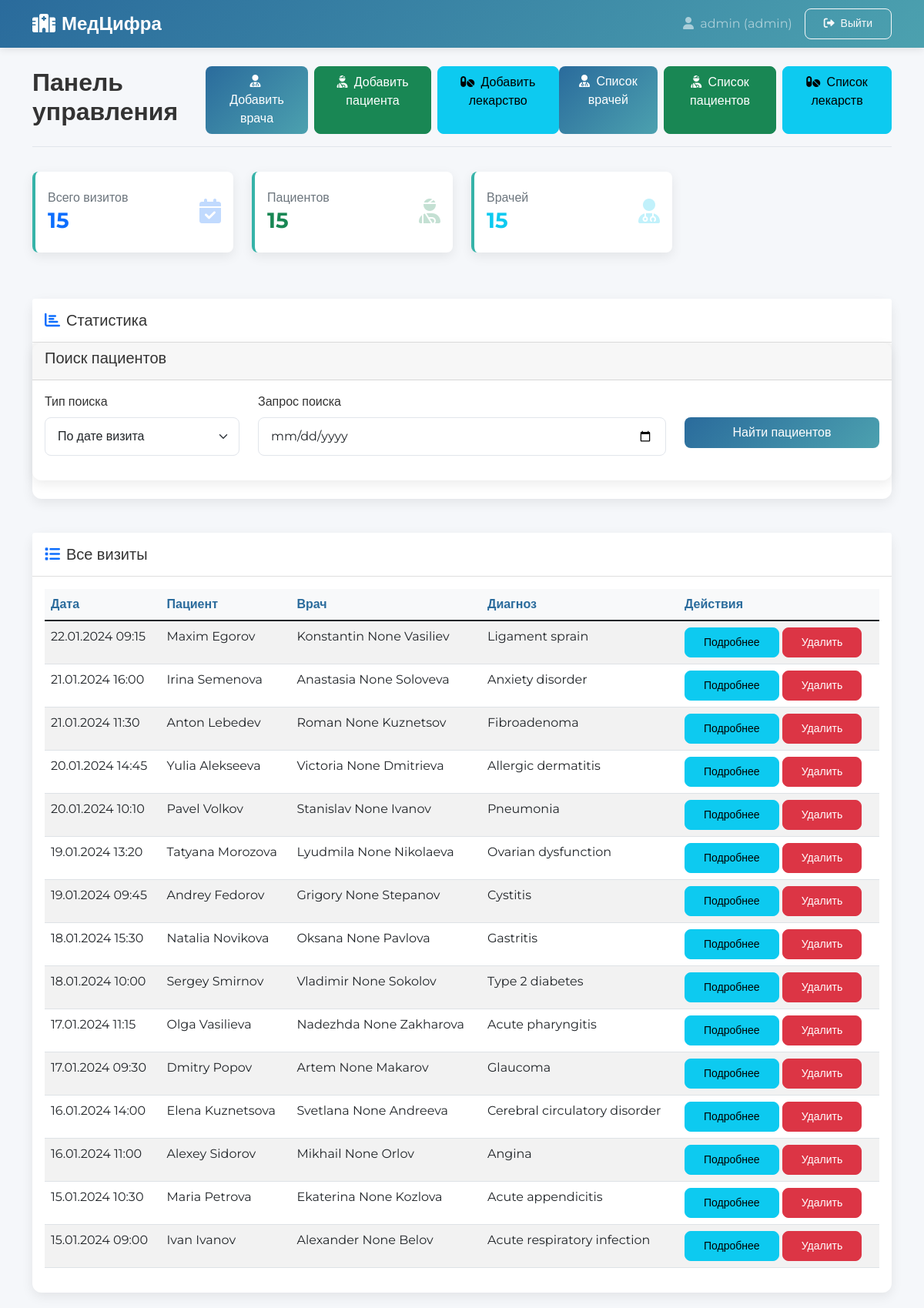
Screenshot of /admin/dashboard (signed in) with the database file from the repository.
### models.py (models this page shows)
class Admin(db.Model):
    __tablename__ = "admins"
    id = db.Column(db.Integer, primary_key=True)
    login = db.Column(db.String(50), unique=True, nullable=False)
    password_hash = db.Column(db.String(255), nullable=False)
    created_at = db.Column(db.DateTime, default=datetime.utcnow)

class Visit(db.Model):
    __tablename__ = "visits"
    id = db.Column(db.Integer, primary_key=True)
    patient_id = db.Column(
        db.Integer, db.ForeignKey("patients.id", ondelete="CASCADE"), nullable=False
    )
    doctor_id = db.Column(
        db.Integer, db.ForeignKey("doctors.id", ondelete="CASCADE"), nullable=False
    )
    date = db.Column(db.DateTime, nullable=False)
    location = db.Column(db.String(100))
    symptoms = db.Column(db.Text)
    diagnosis = db.Column(db.Text)
    prescriptions = db.Column(db.Text)
    created_at = db.Column(db.DateTime, default=datetime.utcnow)
    patient = db.relationship("Patient", backref="visits", lazy=True)
    doctor = db.relationship("Doctor", backref="visits", lazy=True)

class Patient(db.Model):
    __tablename__ = "patients"
    id = db.Column(db.Integer, primary_key=True)
    first_name = db.Column(db.String(50), nullable=False)
    last_name = db.Column(db.String(50), nullable=False)
    gender = db.Column(String(10), nullable=False)
    date_of_birth = db.Column(db.Date, nullable=False)
    address = db.Column(db.Text)
    login = db.Column(db.String(50), unique=True, nullable=False)
    password_hash = db.Column(db.String(255), nullable=False)
    created_at = db.Column(db.DateTime, default=datetime.utcnow)

class Doctor(db.Model):
    __tablename__ = "doctors"
    id = db.Column(db.Integer, primary_key=True)
    first_name = db.Column(db.String(50), nullable=False)
    middle_name = db.Column(db.String(50))  # изменения для 8 ЛБ
    last_name = db.Column(db.String(50), nullable=False)
    position = db.Column(db.String(100), nullable=False)
    login = db.Column(db.String(50), unique=True, nullable=False)
    password_hash = db.Column(db.String(255), nullable=False)
    phone = db.Column(db.String(20), nullable=True)  # изменения для 8 ЛБ
    created_at = db.Column(db.DateTime, default=datetime.utcnow)

### app.py (the view)
@app.route("/admin/dashboard")
@login_required
def admin_dashboard():
    if current_user.role != "admin":
        flash("Доступ запрещен", "error")
        return redirect(url_for("index"))
    try:
        visits = (
            db.session.query(
                Visit.id,
                Visit.date,
                Visit.location,
                Visit.diagnosis,
                Patient.first_name.label("patient_first_name"),
                Patient.last_name.label("patient_last_name"),
                Doctor.first_name.label("doctor_first_name"),
                Doctor.last_name.label("doctor_last_name"),
                Doctor.middle_name.label("doctor_middle_name"),
            )
            .join(Patient, Visit.patient_id == Patient.id)
            .join(Doctor, Visit.doctor_id == Doctor.id)
            .order_by(Visit.date.desc())
            .all()
        )
        total_visits = Visit.query.count()
        total_patients = Patient.query.count()
        total_doctors = Doctor.query.count()
        return render_template(
            "admin/dashboard.html",
            visits=visits,
            total_visits=total_visits,
            total_patients=total_patients,
            total_doctors=total_doctors,
        )
    except Exception as e:
        flash(f"Ошибка: {str(e)}", "error")
        return render_template("admin/dashboard.html", visits=[])

### app.py (called while the page is built)
@login_manager.user_loader
def load_user(user_id):
    return User.get(user_id)

### models.py (called while the page is built)
    @staticmethod
    def get(user_id):
        try:
            if "_" not in user_id:
                return None
            role, id_str = user_id.split("_", 1)
            user_id_int = int(id_str)
            if role == "admin":
                obj = Admin.query.get(user_id_int)
            elif role == "doctor":
                obj = Doctor.query.get(user_id_int)
            elif role == "patient":
                obj = Patient.query.get(user_id_int)
            else:
                return None
            if obj:
                return User(obj.id, getattr(obj, "login", None), role)
            return None
        except Exception as e:
            print(f"Error loading user: {e}")
            return None

### templates/admin/dashboard.html (shortened to what this page needs)
{% extends "base.html" %}
{% block content %}
<div class="page-header d-flex justify-content-between align-items-center">
    <h2 class="fw-bold">Панель управления</h2>
    <div class="d-flex">
        <a href="{{ url_for('admin_add_doctor') }}" class="btn btn-primary me-2">
            <i class="fas fa-user-md me-1"></i> Добавить врача
        </a>
        <a href="{{ url_for('admin_add_patient') }}" class="btn btn-success me-2">
            <i class="fas fa-user-injured me-1"></i> Добавить пациента
        </a>
        <a href="{{ url_for('admin_add_medicine') }}" class="btn btn-info">
            <i class="fas fa-pills me-1"></i> Добавить лекарство
        </a>
        <a href="{{  url_for('admin_doctors_list') }}" class="btn btn-primary me-2">
            <i class="fas fa-user-md me-1"></i> Список врачей
        </a>
        <a href="{{ url_for('admin_patients_list') }}" class="btn btn-success me-2">
            <i class="fas fa-user-injured me-1"></i> Список пациентов
        </a>
        <a href="{{ url_for('admin_medicines_list') }}" class="btn btn-info">
            <i class="fas fa-pills me-1"></i> Список лекарств
        </a>
    </div>
</div>
<div class="row mb-4">
    <div class="col-md-3 mb-3">
        <div class="card stat-card bg-white">
            <div class="card-body py-4">
                <div class="d-flex align-items-center">
                    <div class="flex-grow-1">
                        <h6 class="card-title text-muted mb-1">Всего визитов</h6>
                        <h3 class="fw-bold mb-0 text-primary">{{ total_visits }}</h3>
                    </div>
                    <div class="flex-shrink-0">
                        <i class="fas fa-calendar-check fa-2x text-primary opacity-25"></i>
                    </div>
                </div>
            </div>
        </div>
    </div>
    <div class="col-md-3 mb-3">
        <div class="card stat-card bg-white">
            <div class="card-body py-4">
                <div class="d-flex align-items-center">
                    <div class="flex-grow-1">
                        <h6 class="card-title text-muted mb-1">Пациентов</h6>
                        <h3 class="fw-bold mb-0 text-success">{{ total_patients }}</h3>
                    </div>
                    <div class="flex-shrink-0">
                        <i class="fas fa-user-injured fa-2x text-success opacity-25"></i>
                    </div>
                </div>
            </div>
        </div>
    </div>
    <div class="col-md-3 mb-3">
        <div class="card stat-card bg-white">
            <div class="card-body py-4">
                <div class="d-flex align-items-center">
                    <div class="flex-grow-1">
                        <h6 class="card-title text-muted mb-1">Врачей</h6>
                        <h3 class="fw-bold mb-0 text-info">{{ total_doctors }}</h3>
                    </div>
                    <div class="flex-shrink-0">
                        <i class="fas fa-user-md fa-2x text-info opacity-25"></i>
                    </div>
                </div>
            </div>
        </div>
    </div>
</div>
<div class="row mb-4">
    <div class="col-md-12">
        <div class="card">
            <div class="card-header bg-white py-3">
                <h5 class="mb-0"><i class="fas fa-chart-bar me-2 text-primary"></i>Статистика</h5>
            </div>
            <div class="card mb-4">
                <div class="card-header">
                    <h5>Поиск пациентов</h5>
                </div>
                <div class="card-body">
                    <form id="searchForm">
                        <div class="row">
                            <div class="col-md-3">
                                <div class="mb-3">
                                    <label class="form-label">Тип поиска</label>
                                    <select class="form-select" id="searchType">
                                        <option value="visit_date">По дате визита</option>
                                    </select>
                                </div>
                            </div>
                            <div class="col-md-6">
                                <div class="mb-3">
                                    <label class="form-label">Запрос поиска</label>
                                    <input type="text" class="form-control" id="searchQuery"
                                        placeholder="Введите запрос для поиска">
                                </div>
                            </div>
                            <div class="col-md-3">
                                <div class="mb-3">
                                    <label class="form-label">&nbsp;</label>
                                    <button type="button" class="btn btn-primary w-100" onclick="searchPatients()">
                                        Найти пациентов
                                    </button>
                                </div>
                            </div>
                        </div>
                    </form>
                </div>
            </div>
        </div>
    </div>
</div>
<div class="card">
    <div class="card-header bg-white py-3 d-flex justify-content-between align-items-center">
        <h5 class="mb-0"><i class="fas fa-list me-2 text-primary"></i>Все визиты</h5>
    </div>
    <div class="card-body">
        <div class="table-responsive">
            <table class="table table-striped">
                <thead>
                    <tr>
                        <th>Дата</th>
                        <th>Пациент</th>
                        <th>Врач</th>
                        <th>Диагноз</th>
                        <th>Действия</th>
                    </tr>
                </thead>
                <tbody>
                    {% for visit in visits %}
                    <tr>
                        <td>{{ visit.date.strftime('%d.%m.%Y %H:%M') }}</td>
                        <td>{{ visit.patient_first_name }} {{ visit.patient_last_name }}</td>
                        <td>{{ visit.doctor_first_name }} {{ visit.doctor_middle_name }} {{ visit.doctor_last_name }}
                        </td>
                        <td>{{ visit.diagnosis[:50] }}{% if visit.diagnosis|length > 50 %}...{% endif %}</td>
                        <td>
                            <button class="btn btn-sm btn-info" onclick="showVisitDetails('{{ visit.id }}')">
                                Подробнее
                            </button>
                            <button class="btn btn-sm btn-danger" onclick="confirmDelete('{{ visit.id }}')">
                                Удалить
                            </button>
                        </td>
                    </tr>
                    {% endfor %}
                </tbody>
            </table>
        </div>
    </div>
</div>
</div>
{% endblock %}

### templates/base.html (shortened to what this page needs)
<!DOCTYPE html>
<html lang="ru">
<head>
    <link href="https://cdn.jsdelivr.net/npm/bootstrap@5.1.3/dist/css/bootstrap.min.css" rel="stylesheet">
    <link rel="stylesheet" href="https://cdnjs.cloudflare.com/ajax/libs/font-awesome/6.0.0/css/all.min.css">
    <link href="{{ url_for('static', filename='css/style.css') }}" rel="stylesheet">
</head>
<body>
    <nav class="navbar navbar-expand-lg navbar-dark">
        <div class="container">
            <a class="navbar-brand" href="{{ url_for('index') }}">
                <i class="fas fa-hospital me-2"></i>МедЦифра
            </a>
            <div class="navbar-nav ms-auto">
                {% if current_user.is_authenticated %}
                <span class="navbar-text me-3">
                    <i class="fas fa-user me-1"></i> {{ current_user.login }} ({{ current_user.role }})
                </span>
                <a class="btn btn-outline-light btn-sm" href="{{ url_for('logout') }}">
                    <i class="fas fa-sign-out-alt me-1"></i> Выйти
                </a>
                {% endif %}
            </div>
        </div>
    </nav>
    <div class="container mt-4">
        {% block content %}{% endblock %}
</body>
</html>

### static/css/style.css (style rules this page uses)
.card { margin-bottom: 20px; box-shadow: 0 0.125rem 0.25rem rgba(0, 0, 0, 0.075); }
.card-header { font-weight: 600; }
.table th { font-weight: 600; background-color: #f8f9fa; }
.btn-sm { padding: 0.25rem 0.5rem; font-size: 0.875rem; }

### templates/base.html (style rules this page uses)
:root { --primary: #2a6b9c; --secondary: #4ca1af; --accent: #36b3a8; --light: #f8f9fa; --dark: #343a40; }
body { font-family: 'Montserrat', sans-serif; background-color: #f5f7fa; color: #333; }
.navbar { box-shadow: 0 2px 10px rgba(0,0,0,0.1); background: linear-gradient(135deg, var(--primary) 0%, var(--secondary) 100%) !important; }
.navbar-brand { font-weight: 700; font-size: 1.5rem; }
.card { border: none; border-radius: 12px; box-shadow: 0 5px 15px rgba(0,0,0,0.08); transition: transform 0.3s ease, box-shadow 0.3s ease; }
.btn { border-radius: 8px; font-weight: 500; padding: 0.5rem 1.5rem; transition: all 0.3s ease; }
.btn-primary { background: linear-gradient(135deg, var(--primary) 0%, var(--secondary) 100%); border: none; }
.stat-card { border-left: 4px solid var(--accent); border-radius: 8px; }
.table th { border-top: none; font-weight: 600; color: var(--primary); }
.form-control, .form-select { border-radius: 8px; padding: 0.75rem 1rem; border: 1px solid #e1e5eb; }
.page-header { padding-bottom: 1rem; margin-bottom: 2rem; border-bottom: 1px solid #e1e5eb; }

### rows the page displays
Admin: login "admin", role "admin"
Visit: date "22.01.2024 09:15", patient_first_name "Maxim", patient_last_name "Egorov", doctor_first_name "Konstantin", doctor_middle_name "None", doctor_last_name "Vasiliev", diagnosis "Ligament sprain"
Visit: date "21.01.2024 16:00", patient_first_name "Irina", patient_last_name "Semenova", doctor_first_name "Anastasia", doctor_middle_name "None", doctor_last_name "Soloveva", diagnosis "Anxiety disorder"
Visit: date "21.01.2024 11:30", patient_first_name "Anton", patient_last_name "Lebedev", doctor_first_name "Roman", doctor_middle_name "None", doctor_last_name "Kuznetsov", diagnosis "Fibroadenoma"
Visit: date "20.01.2024 14:45", patient_first_name "Yulia", patient_last_name "Alekseeva", doctor_first_name "Victoria", doctor_middle_name "None", doctor_last_name "Dmitrieva", diagnosis "Allergic dermatitis"
Visit: date "20.01.2024 10:10", patient_first_name "Pavel", patient_last_name "Volkov", doctor_first_name "Stanislav", doctor_middle_name "None", doctor_last_name "Ivanov", diagnosis "Pneumonia"
Visit: date "19.01.2024 13:20", patient_first_name "Tatyana", patient_last_name "Morozova", doctor_first_name "Lyudmila", doctor_middle_name "None", doctor_last_name "Nikolaeva", diagnosis "Ovarian dysfunction"
Visit: date "19.01.2024 09:45", patient_first_name "Andrey", patient_last_name "Fedorov", doctor_first_name "Grigory", doctor_middle_name "None", doctor_last_name "Stepanov", diagnosis "Cystitis"
Visit: date "18.01.2024 15:30", patient_first_name "Natalia", patient_last_name "Novikova", doctor_first_name "Oksana", doctor_middle_name "None", doctor_last_name "Pavlova", diagnosis "Gastritis"
Visit: date "18.01.2024 10:00", patient_first_name "Sergey", patient_last_name "Smirnov", doctor_first_name "Vladimir", doctor_middle_name "None", doctor_last_name "Sokolov", diagnosis "Type 2 diabetes"
Visit: date "17.01.2024 11:15", patient_first_name "Olga", patient_last_name "Vasilieva", doctor_first_name "Nadezhda", doctor_middle_name "None", doctor_last_name "Zakharova", diagnosis "Acute pharyngitis"
Visit: date "17.01.2024 09:30", patient_first_name "Dmitry", patient_last_name "Popov", doctor_first_name "Artem", doctor_middle_name "None", doctor_last_name "Makarov", diagnosis "Glaucoma"
Visit: date "16.01.2024 14:00", patient_first_name "Elena", patient_last_name "Kuznetsova", doctor_first_name "Svetlana", doctor_middle_name "None", doctor_last_name "Andreeva", diagnosis "Cerebral circulatory disorder"
Visit: date "16.01.2024 11:00", patient_first_name "Alexey", patient_last_name "Sidorov", doctor_first_name "Mikhail", doctor_middle_name "None", doctor_last_name "Orlov", diagnosis "Angina"
Visit: date "15.01.2024 10:30", patient_first_name "Maria", patient_last_name "Petrova", doctor_first_name "Ekaterina", doctor_middle_name "None", doctor_last_name "Kozlova", diagnosis "Acute appendicitis"
Visit: date "15.01.2024 09:00", patient_first_name "Ivan", patient_last_name "Ivanov", doctor_first_name "Alexander", doctor_middle_name "None", doctor_last_name "Belov", diagnosis "Acute respiratory infection"

### other values shown
{{ total_visits }} "15"
{{ total_patients }} "15"
{{ total_doctors }} "15"
